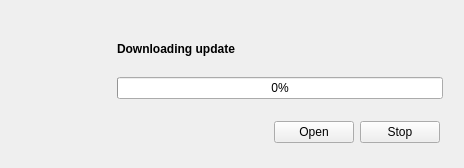
<?xml version="1.0" encoding="UTF-8"?>
<ui version="4.0">
 <class>Downloader</class>
 <widget class="QWidget" name="Downloader">
  <property name="windowModality">
   <enum>Qt::ApplicationModal</enum>
  </property>
  <property name="geometry">
   <rect>
    <x>0</x>
    <y>0</y>
    <width>464</width>
    <height>168</height>
   </rect>
  </property>
  <property name="sizePolicy">
   <sizepolicy hsizetype="Minimum" vsizetype="Minimum">
    <horstretch>0</horstretch>
    <verstretch>0</verstretch>
   </sizepolicy>
  </property>
  <property name="windowTitle">
   <string>Updater</string>
  </property>
  <layout class="QVBoxLayout" name="verticalLayout">
   <property name="spacing">
    <number>0</number>
   </property>
   <property name="leftMargin">
    <number>12</number>
   </property>
   <property name="topMargin">
    <number>12</number>
   </property>
   <property name="rightMargin">
    <number>12</number>
   </property>
   <property name="bottomMargin">
    <number>12</number>
   </property>
   <item>
    <widget class="QWidget" name="widget" native="true">
     <layout class="QHBoxLayout" name="horizontalLayout">
      <property name="spacing">
       <number>0</number>
      </property>
      <property name="leftMargin">
       <number>0</number>
      </property>
      <property name="topMargin">
       <number>0</number>
      </property>
      <property name="rightMargin">
       <number>0</number>
      </property>
      <property name="bottomMargin">
       <number>0</number>
      </property>
      <item>
       <widget class="QLabel" name="updater_icon">
        <property name="minimumSize">
         <size>
          <width>96</width>
          <height>96</height>
         </size>
        </property>
        <property name="text">
         <string/>
        </property>
        <property name="pixmap">
         <pixmap resource="../etc/resources/qsimpleupdater.qrc">:/icons/update.png</pixmap>
        </property>
       </widget>
      </item>
      <item>
       <widget class="QWidget" name="progressFrame" native="true">
        <layout class="QVBoxLayout" name="verticalLayout_2">
         <property name="spacing">
          <number>0</number>
         </property>
         <item>
          <widget class="QLabel" name="downloadLabel">
           <property name="font">
            <font>
             <weight>75</weight>
             <bold>true</bold>
            </font>
           </property>
           <property name="text">
            <string>Downloading update</string>
           </property>
          </widget>
         </item>
         <item>
          <widget class="QProgressBar" name="progressBar">
           <property name="minimumSize">
            <size>
             <width>320</width>
             <height>0</height>
            </size>
           </property>
           <property name="value">
            <number>0</number>
           </property>
           <property name="invertedAppearance">
            <bool>false</bool>
           </property>
          </widget>
         </item>
        </layout>
       </widget>
      </item>
     </layout>
    </widget>
   </item>
   <item>
    <widget class="QWidget" name="buttonFrame" native="true">
     <layout class="QHBoxLayout" name="horizontalLayout_2">
      <property name="leftMargin">
       <number>12</number>
      </property>
      <property name="topMargin">
       <number>12</number>
      </property>
      <property name="rightMargin">
       <number>12</number>
      </property>
      <property name="bottomMargin">
       <number>12</number>
      </property>
      <item>
       <spacer name="buttonSpacer">
        <property name="orientation">
         <enum>Qt::Horizontal</enum>
        </property>
        <property name="sizeHint" stdset="0">
         <size>
          <width>40</width>
          <height>20</height>
         </size>
        </property>
       </spacer>
      </item>
      <item>
       <widget class="QPushButton" name="openButton">
        <property name="text">
         <string>Open</string>
        </property>
       </widget>
      </item>
      <item>
       <widget class="QPushButton" name="stopButton">
        <property name="text">
         <string>Stop</string>
        </property>
       </widget>
      </item>
     </layout>
    </widget>
   </item>
  </layout>
 </widget>
 <resources>
  <include location="../etc/resources/qsimpleupdater.qrc"/>
 </resources>
 <connections/>
</ui>
